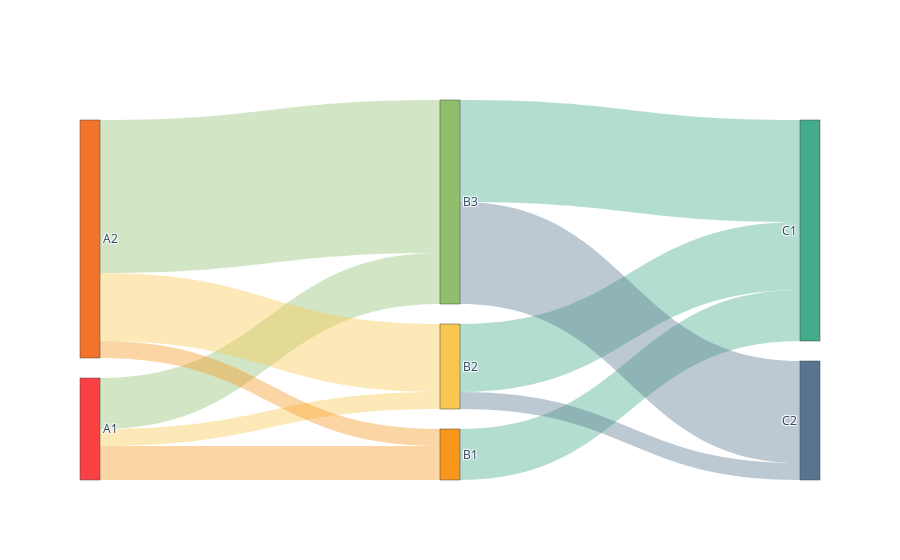

Write notebook code for a chart like this one.
### Code cell
fig = go.Figure(
    data=[go.Sankey(
        node = dict(
            label = node_label,
            color = node_color
        ),
        link = dict(
            source = source_node,
            target = target_node,
            value = values, 
            color = link_color,
        ))])
plot(fig,
     image_filename='sankey_plot_2', 
     image='png', 
     image_width=1000, 
     image_height=600
)
fig.show()

### Figure 1 — Plotly figure (JSON) as saved in the notebook; plotly's stock layout.template omitted (floating-point values rounded to 4 significant figures)
{"data": [{"link": {"color": ["rgba(248,150,30, 0.4)", "rgba(249,199,79, 0.4)", "rgba(144,190,109, 0.4)", "rgba(248,150,30, 0.4)", "rgba(249,199,79, 0.4)", "rgba(144,190,109, 0.4)", "rgba(67,170,139, 0.4)", "rgba(67,170,139, 0.4)", "rgba(87,117,144, 0.4)", "rgba(67,170,139, 0.4)", "rgba(87,117,144, 0.4)"], "source": [0, 0, 0, 1, 1, 1, 2, 3, 3, 4, 4], "target": [2, 3, 4, 2, 3, 4, 5, 5, 6, 5, 6], "value": [10, 5, 15, 5, 20, 45, 15, 20, 5, 30, 30]}, "node": {"color": ["#F94144", "#F3722C", "#F8961E", "#F9C74F", "#90BE6D", "#43AA8B", "#577590"], "label": ["A1", "A2", "B1", "B2", "B3", "C1", "C2"]}, "type": "sankey"}], "layout": {"autosize": true}}
